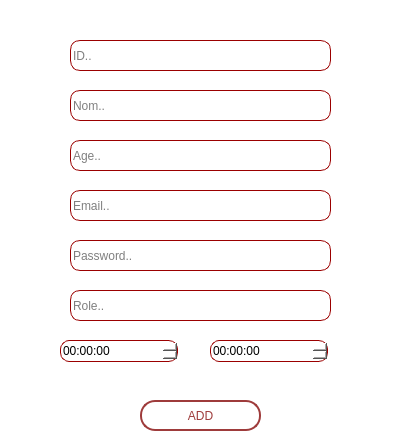
<?xml version="1.0" encoding="UTF-8"?>
<ui version="4.0">
 <class>add_employes</class>
 <widget class="QDialog" name="add_employes">
  <property name="geometry">
   <rect>
    <x>0</x>
    <y>0</y>
    <width>408</width>
    <height>436</height>
   </rect>
  </property>
  <property name="windowTitle">
   <string>Dialog</string>
  </property>
  <property name="styleSheet">
   <string notr="true">background-color: rgb(255,255,255);</string>
  </property>
  <widget class="QLineEdit" name="le_nom">
   <property name="geometry">
    <rect>
     <x>70</x>
     <y>90</y>
     <width>261</width>
     <height>31</height>
    </rect>
   </property>
   <property name="styleSheet">
    <string notr="true">QLineEdit{
border: 1px solid;
border-color: #9B0000;
border-radius: 10px;
}</string>
   </property>
   <property name="placeholderText">
    <string>Nom..</string>
   </property>
  </widget>
  <widget class="QLineEdit" name="le_mail">
   <property name="geometry">
    <rect>
     <x>70</x>
     <y>190</y>
     <width>261</width>
     <height>31</height>
    </rect>
   </property>
   <property name="styleSheet">
    <string notr="true">QLineEdit{
border: 1px solid;
border-color: #9B0000;
border-radius: 10px;
}</string>
   </property>
   <property name="placeholderText">
    <string>Email..</string>
   </property>
  </widget>
  <widget class="QLineEdit" name="le_id">
   <property name="geometry">
    <rect>
     <x>70</x>
     <y>40</y>
     <width>261</width>
     <height>31</height>
    </rect>
   </property>
   <property name="styleSheet">
    <string notr="true">QLineEdit{
border: 1px solid;
border-color: #9B0000;
border-radius: 10px;
}</string>
   </property>
   <property name="placeholderText">
    <string>ID..</string>
   </property>
  </widget>
  <widget class="QLineEdit" name="password_add">
   <property name="geometry">
    <rect>
     <x>70</x>
     <y>240</y>
     <width>261</width>
     <height>31</height>
    </rect>
   </property>
   <property name="styleSheet">
    <string notr="true">QLineEdit{
border: 1px solid;
border-color: #9B0000;
border-radius: 10px;
}</string>
   </property>
   <property name="echoMode">
    <enum>QLineEdit::Password</enum>
   </property>
   <property name="placeholderText">
    <string>Password..</string>
   </property>
  </widget>
  <widget class="QTimeEdit" name="time_start_add">
   <property name="geometry">
    <rect>
     <x>60</x>
     <y>340</y>
     <width>118</width>
     <height>22</height>
    </rect>
   </property>
   <property name="styleSheet">
    <string notr="true">QTimeEdit{
border: 1px solid;
border-color: #9B0000;
border-radius: 9px;
}</string>
   </property>
  </widget>
  <widget class="QTimeEdit" name="time_finish_add">
   <property name="geometry">
    <rect>
     <x>210</x>
     <y>340</y>
     <width>118</width>
     <height>22</height>
    </rect>
   </property>
   <property name="styleSheet">
    <string notr="true">QTimeEdit{
border: 1px solid;
border-color: #9B0000;
border-radius: 9px;
}</string>
   </property>
  </widget>
  <widget class="QLabel" name="label">
   <property name="geometry">
    <rect>
     <x>60</x>
     <y>40</y>
     <width>271</width>
     <height>271</height>
    </rect>
   </property>
   <property name="text">
    <string/>
   </property>
   <property name="pixmap">
    <pixmap resource="ressources.qrc">:/new/prefix1/gfx/3516835.png</pixmap>
   </property>
   <property name="scaledContents">
    <bool>true</bool>
   </property>
  </widget>
  <widget class="QPushButton" name="b_ajouter_employes">
   <property name="geometry">
    <rect>
     <x>140</x>
     <y>400</y>
     <width>121</width>
     <height>31</height>
    </rect>
   </property>
   <property name="styleSheet">
    <string notr="true">QPushButton {
color: rgb(158,59,59);
font: 75 9pt &quot;Arial&quot;;
border: 2px solid rgb(158,59,59);
border-radius: 15px;
}

QPushButton:hover {
  color: #fff; 
  background-color: #a63b3b; 
  border-color: #a63b3b; 
}

QPushButton:pressed {
  color: #fff; 
  background-color: #802c2c; 
  border-color: #802c2c; 
}</string>
   </property>
   <property name="text">
    <string>ADD</string>
   </property>
  </widget>
  <widget class="QLineEdit" name="age_add_employe">
   <property name="geometry">
    <rect>
     <x>70</x>
     <y>140</y>
     <width>261</width>
     <height>31</height>
    </rect>
   </property>
   <property name="styleSheet">
    <string notr="true">QLineEdit{
border: 1px solid;
border-color: #9B0000;
border-radius: 10px;
}</string>
   </property>
   <property name="echoMode">
    <enum>QLineEdit::Normal</enum>
   </property>
   <property name="placeholderText">
    <string>Age..</string>
   </property>
  </widget>
  <widget class="QLineEdit" name="le_role">
   <property name="geometry">
    <rect>
     <x>70</x>
     <y>290</y>
     <width>261</width>
     <height>31</height>
    </rect>
   </property>
   <property name="styleSheet">
    <string notr="true">QLineEdit{
border: 1px solid;
border-color: #9B0000;
border-radius: 10px;
}</string>
   </property>
   <property name="echoMode">
    <enum>QLineEdit::Password</enum>
   </property>
   <property name="placeholderText">
    <string>Role..</string>
   </property>
  </widget>
  <zorder>label</zorder>
  <zorder>le_nom</zorder>
  <zorder>le_mail</zorder>
  <zorder>le_id</zorder>
  <zorder>password_add</zorder>
  <zorder>time_start_add</zorder>
  <zorder>time_finish_add</zorder>
  <zorder>b_ajouter_employes</zorder>
  <zorder>age_add_employe</zorder>
  <zorder>le_role</zorder>
 </widget>
 <resources>
  <include location="ressources.qrc"/>
 </resources>
 <connections/>
</ui>
